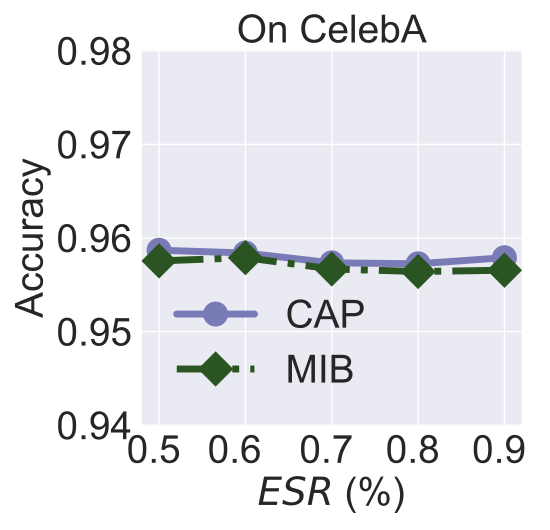

Write Python code to recreate this figure.


import numpy as np
import matplotlib.pyplot as plt

epsilon = 3
beta = 1 / epsilon


x=[1, 2, 3, 4, 5]
# validation_for_plt =[97,95.8600, 94.9400, 93.5400, 93.2400]
# attack_for_plt=[0, 0.3524, 0, 0.1762, 0.1762]
# basic_for_plt=[99.8, 99.8, 99.8, 99.8, 99.8]

labels = ['0.5 ', '0.6  ', '0.7 ', '0.8 ', '0.9 ' ]
# unl_org = [97.77, 97.55, 97.35, 97.29, 97.21, 97.21]

# unl_hess_r = [96.6, 96.66, 96.04, 95.94, 95.85, 97.21]
unl_mib = [0.957557039, 0.9579, 0.95669257, 0.95642304, 0.9565588 ]

unl_cap = [0.9587, 0.9584, 0.95735, 0.95725, 0.9579 ]
# unl_ss_wo = [94.32, 94.53, 94.78, 93.38, 94.04, 97.21]





plt.style.use('seaborn')
plt.figure(figsize=(5.5, 5.3))
l_w=5
m_s=15
marker_s = 3
markevery=1
#plt.figure(figsize=(8, 5.3))
#plt.plot(x, unl_fr, color='blue', marker='^', label='Retrain',linewidth=l_w, markersize=m_s)
plt.plot(x, unl_cap, linestyle='-', color='#797BB7', marker='o', fillstyle='full', markevery=markevery, label='CAP', linewidth=l_w, markersize=m_s, markeredgewidth=marker_s)


plt.plot(x, unl_mib, linestyle='-.', color='#2A5522',  marker='D', fillstyle='full', markevery=markevery,
         label='MIB',linewidth=l_w, markersize=m_s, markeredgewidth=marker_s)


#plt.plot(x, unl_muv, linestyle='--', color='#9BC985',  marker='s', fillstyle='full', markevery=markevery, label='TaPD',linewidth=l_w, markersize=m_s, markeredgewidth=marker_s)

# plt.plot(x, unl_mib, linestyle=':', color='r',  marker='^', fillstyle='none', markevery=markevery,
#          label='VBU', linewidth=l_w,  markersize=m_s, markeredgewidth=marker_s)

# plt.plot(x, unl_hess_r, linestyle='-.', color='k',  marker='D', fillstyle='none', markevery=markevery,
#          label='HBFU',linewidth=l_w, markersize=m_s, markeredgewidth=marker_s)



#plt.plot(x, unl_vibu, color='silver',  marker='d',  label='VIBU',linewidth=4,  markersize=10)

# plt.plot(x, y_sa03, color='r',  marker='2',  label='AAAI21 A_acc, pr=0.3',linewidth=3, markersize=8)
# plt.plot(x, y_sa05, color='darkblue',  marker='4',  label='AAAI21 A_acc, pr=0.5',linewidth=3, markersize=8)
# plt.plot(x, y_ma03, color='darkviolet',  marker='3',  label='FedMC A_acc, pr=0.3',linewidth=3, markersize=8)
# plt.plot(x, y_ma05, color='cyan',  marker='p',  label='FedMC A_acc, pr=0.5',linewidth=3, markersize=8)


# plt.grid()
leg = plt.legend(fancybox=True, shadow=True)
# plt.xlabel('Malicious Client Ratio (%)' ,fontsize=16)
plt.ylabel('Accuracy' ,fontsize=28)
my_y_ticks = np.arange(0.94, 0.981, 0.01)
plt.yticks(my_y_ticks,fontsize=28)
plt.xlabel('$\it{ESR}$ (%)' ,fontsize=28)

plt.xticks(x, labels, fontsize=28)
# plt.title('CIFAR10 IID')

#plt.annotate(r"1e-1", xy=(0.1, 1.01), xycoords='axes fraction', xytext=(-10, 10),textcoords='offset points', ha='right', va='center', fontsize=15)

# plt.title('(c) Utility Preservation', fontsize=24)
plt.legend(loc='lower left',fontsize=28)
plt.title('On CelebA', fontsize=28 )
plt.tight_layout()
#plt.title("MNIST")
plt.rcParams['figure.figsize'] = (2.0, 1)
plt.rcParams['image.interpolation'] = 'nearest'
plt.rcParams['figure.subplot.left'] = 0.11
plt.rcParams['figure.subplot.bottom'] = 0.08
plt.rcParams['figure.subplot.right'] = 0.977
plt.rcParams['figure.subplot.top'] = 0.969
plt.savefig('celeba_sample_size_acc_analysis.pdf', format='pdf', dpi=200)
plt.show()
